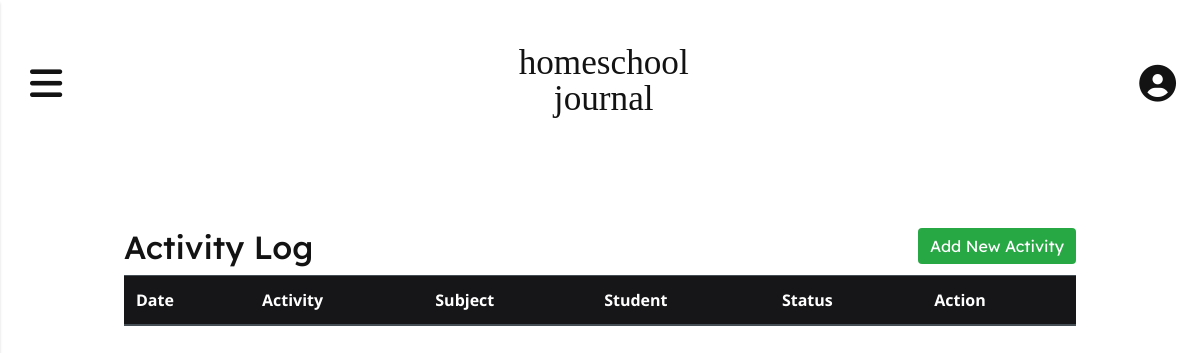
Page /log (signed in) on the earlier database version.
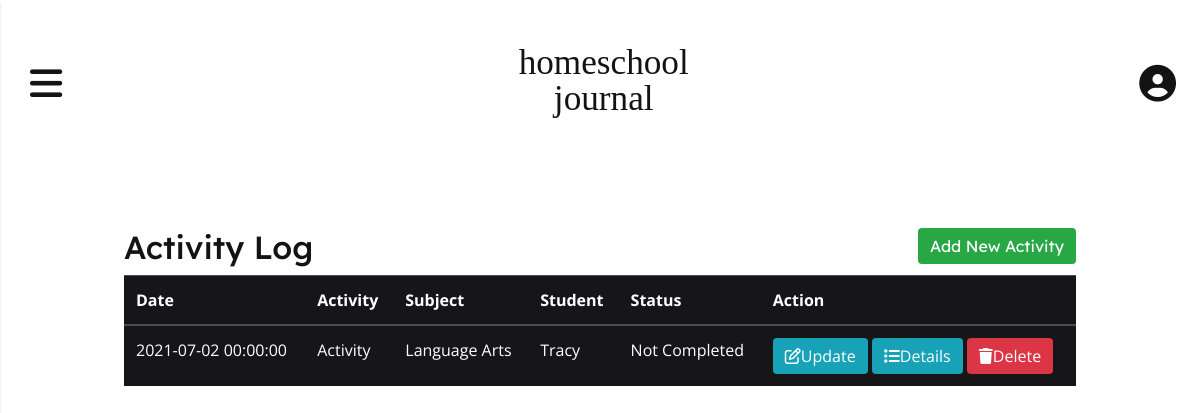
Same page on the later database version.
### app/models.py (models this page shows, shortened)
class Activity(db.Model):
    id = db.Column(db.Integer, primary_key=True)
    title = db.Column(db.String(150), index=True, nullable=False)
    user_id = db.Column(db.Integer, db.ForeignKey('user.id'), index=True)
    subject_id = db.Column(db.Integer, db.ForeignKey('subject.id'), index=True, nullable=False)
    student_id = db.Column(db.Integer, db.ForeignKey('student.id'), index=True, nullable=False)
    description = db.Column(db.Text, index=True)
    resources = db.Column(db.Text, index=True)
    activity_date = db.Column(db.DateTime, index=True, nullable=False)
    notes = db.Column(db.Text, index=True)
    status = db.Column(db.String(64), index=True, nullable=False)

class Subject(db.Model):
    id = db.Column(db.Integer, primary_key=True)
    user_id = db.Column(db.Integer, db.ForeignKey('user.id'), index=True)
    subject_name = db.Column(db.String(64), index=True)
    activities = db.relationship('Activity', backref='subject', lazy='dynamic')
    def __str__(self):
        return self.subject_name

class Student(db.Model):
    id = db.Column(db.Integer, primary_key=True)
    student_name = db.Column(db.String(64), index=True)
    user_id = db.Column(db.Integer, db.ForeignKey('user.id'))
    attendance = db.relationship('Attendance', backref='student', lazy='dynamic')
    activities = db.relationship('Activity', backref='student', lazy='dynamic')
    def __str__(self):
        return self.student_name

### app/routes.py (the view)
@app.route('/log', methods = ('GET', 'POST'))
@login_required
def log():
    activities = current_user.activities.order_by(Activity.activity_date).all()
    return render_template('log.html', activities=activities)

### app/models.py (called while the page is built)
@login.user_loader
def load_user(id):
    return User.query.get(int(id))

### app/templates/log.html (shortened to what this page needs)
{% extends 'base.html' %}
{% block content %}
    <div class="activity-log-header">
        <h2>Activity Log <a href="{{ url_for('add') }}" id="add-btn" class="btn btn-success float-right">Add New Activity</a></h2>
    </div>
    <table class="table table-hover table-dark">
        <thead>
            <tr>
                <th>Date</th>
                <th>Activity</th>
                <th>Subject</th>
                <th>Student</th>
                <th>Status</th>
                <th>Action</th>
            </tr>
        </thead>
        <tbody>
            {% for activity in activities %}
            <tr>
                <td>{{ activity.activity_date }}</td>
                <td>{{ activity.title }}</td>
                <td>{{ activity.subject }}</td>
                <td>{{ activity.student }}</td>
                <td>{{ activity.status }}</td>
                <td>
                    <a href="{{ url_for('update', title=activity.title) }}" class="btn btn-info btn-xs"><i class="far fa-edit"></i>Update</a>
                    <a href="{{ url_for('details', title=activity.title) }}" class="btn btn-info btn-xs"><i class="fas fa-list"></i></i>Details</a>
                    <a href="{{ url_for('delete', id=activity.id) }}" class="btn btn-danger btn-xs" onclick="return confirm('Are you sure you want to delete?')"><i class="fas fa-trash"></i>Delete</a>
                </td>
            </tr>
            {% endfor %}
        </tbody>
    </table>
{% endblock %}

### app/templates/base.html (shortened to what this page needs)
<!DOCTYPE html>
<html lang="en">
    <head>
        <link rel="stylesheet" href="https://stackpath.bootstrapcdn.com/bootstrap/4.3.1/css/bootstrap.min.css">
        <link rel="stylesheet" href="{{ url_for('static', filename='style.css') }}">
        <link rel="stylesheet" href="https://unpkg.com/bootstrap-table@1.18.2/dist/bootstrap-table.min.css">
    </head>
    <body>
      <div class="container-main">
        <header class="header-main">
          <nav class="navbar-custom">
            <button class="navbar-icon navbar-toggle" id="navbarOpen" type="button" aria-controls="navbarPanel" aria-expanded="false" aria-label="Toggle navigation">
              <i class="fas fa-bars"></i>
            </button>
            <h1 class="navbar-logo"><a class="navbar-logo-text" href="{{ url_for('index') }}">homeschool </br>journal</a></h1>
            <a href="{{ url_for ('profile') }}" class="navbar-icon navbar-profile">
              <i class="fas fa-user-circle"></i>
            </a>
          </nav>
        </header>
        <div class ="container">
            {% block content %} {% endblock %}
        </div>
      </div>
    </body>
</html>

### app/static/style.css (style rules this page uses)
:root { --black: #131313; --white: #FFFFFF; --bg-light: #EBF6F2; --bg-navbar: #DEDBFE; --bg-dark: #167973; --bg-activity-display: hsla(245, 100%, 95%, 0.9); --bg-completed: hsla(160, 36%, 88%, 1); --bg-notcompleted: hsla(246, 91%, 65%, 0.21); --completed-color: hsla(176, 69%, 28%, 1); --notcompleted-color: hsla(246, 54%, 53%, 1); --content-bg-light: #D7ECE5; --attendance-bg:#FBE6CC; --link-color: #6354F7; --link-hover-color: #872CA7; --highlight-color: #6354F7; --btn-bright: #6354F7; --btn-bright-hover: #872CA7; --btn-activity-display: hsla(246, 91%, 65%, 1); --btn-activity-display-hover: hsla(246, 91%, 55%, 1); --btn-bg-color-light: #C7C4E3; --btn-edit: hsla(33, 85%, 89%, 1); --btn-details: hsla(220, 78%, 89%, 1); --btn-delete: hsla(3, 56%, 49%, 0.3); --btn-edit-hover: hsla(33, 85%, 79%, 1); --btn-details-hover: hsla(220, 78%, 79%, 1); --btn-delete-hover: hsla(3, 66%, 42%, 0.4); --alert-color: rgba(196, 61, 55, 0.3); --header-icon-hover-color: #872CA7; --border-light: #D7DADD; }
*, *:before, *:after { box-sizing: border-box; }
body { margin: 0; padding: 0; background-color: var(--white); color: #131313; font-family: 'Open Sans', sans-serif; font-weight: 400; }
a { text-decoration:none; color: var(--link-color); cursor: pointer; }
h1, h2, h3, h4 { font-family: "Lexend Deca", serif; }
.container { width: 100%; max-width: 1000px; margin: 0 auto; padding: 2em 1.5em; }
.btn { border: unset; cursor: pointer; }
.header-main { position: relative; }
.navbar-custom { padding: 2.7em 1.5em; display: flex; justify-content: space-between; align-items: center; }
.navbar-logo { text-align: center; line-height: 0.8em; }
.navbar-logo-text { font-family: 'Zilla Slab', serif; font-size: 2.2rem; color: #131313; }
.navbar-icon { background: #131313; color: #131313; border: unset; background: unset; font-size: 2.3rem; }
.activity-log-header { padding-top: 30px; }
.table-dark { background-color: #161619; color: #FFFFFF; }

Differences in the rows shown:
added Activity: activity_date "2021-07-02 00:00:00", title "Activity", subject "Language Arts", student "Tracy", status "Not Completed"
